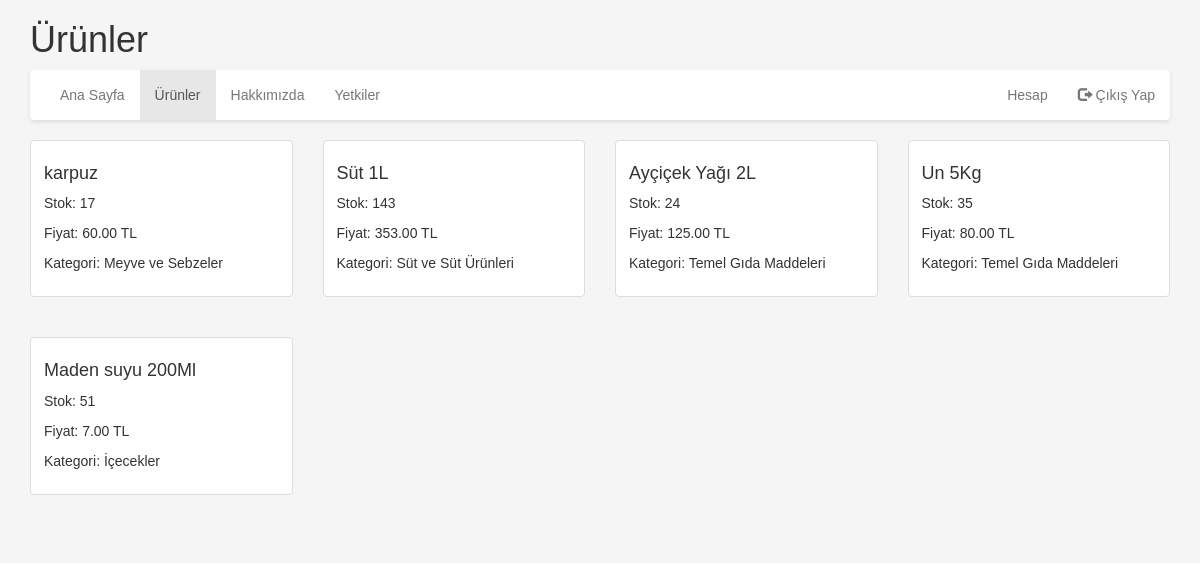
Page /urunler.php (signed in) on the committed database.
### tables this page shows
CREATE TABLE `urunler` (
  `id` int(11) NOT NULL,
  `kategori_id` int(11) NOT NULL DEFAULT 0,
  `isim` varchar(100) NOT NULL,
  `adet` int(11) NOT NULL,
  `birimfiyat` decimal(11,0) NOT NULL
);

CREATE TABLE `kategori` (
  `id` int(11) NOT NULL,
  `isim` varchar(100) NOT NULL
);

### urunler.php (the view, shortened to what this page needs)
<?php
require_once "config.php";
$username = $_SESSION['username'];
$q = mysqli_query($db, "SELECT * FROM users WHERE `User_Name`='$username'");
$user = mysqli_fetch_assoc($q);
$role = $user['yetki'];
$query = "SELECT urunler.*, kategori.isim as kategori_isim FROM urunler INNER JOIN kategori ON urunler.kategori_id = kategori.id";
$result = mysqli_query($db, $query);
?>
<!DOCTYPE html>
<html>
<head>
    <link rel="stylesheet" href="https://maxcdn.bootstrapcdn.com/bootstrap/3.3.7/css/bootstrap.min.css">
</head>
<body>
<div class="container">
    <h1>Ürünler</h1>
    <nav class="navbar navbar-default">
        <div class="container-fluid">
            <ul class="nav navbar-nav">
                <li><a href="index.php">Ana Sayfa</a></li>
                <li class="active"><a href="urunler.php">Ürünler</a></li>
                <li><a href="hakkimizda.php">Hakkımızda</a></li>
                <?php if ($role == '2'): ?>
                    <li><a href="yetkiduzenle.php">Yetkiler</a></li>
                <?php elseif ($role == '3'): ?>
                    <li><a href="urun_ekle.php">Ürün Ekle</a></li>
                    <li><a href="kategori_duzenle.php">Kategori Düzenle</a></li>
                <?php endif; ?>
            </ul>
            <ul class="nav navbar-nav navbar-right">
                <li><a href="hesapbilgileri.php">Hesap</a></li>
                <li><a href="logout.php"><span class="glyphicon glyphicon-log-out"></span> Çıkış Yap</a></li>
            </ul>
        </div>
    </nav>
    <div class="row">
        <?php while ($row = mysqli_fetch_assoc($result)): ?>
            <div class="col-sm-3 product">
                <div class="thumbnail">
                    <div class="caption">
                        <h4><?php echo $row['isim']; ?></h4>
                        <p>Stok: <?php echo $row['adet']; ?></p>
                        <p>Fiyat: <?php echo number_format($row['birimfiyat'], 2); ?> TL</p>
                        <p>Kategori: <?php echo $row['kategori_isim']; ?></p>
                    </div>
                </div>
            </div>
        <?php endwhile; ?>
    </div>
</div>
</body>
</html>

### urunler.php (style rules this page uses)
body { background-color: #f5f5f5; color: #333333; font-family: 'Arial', sans-serif; }
.navbar { background-color: #ffffff; border: none; box-shadow: 0 2px 4px rgba(0, 0, 0, 0.1); }
.navbar-nav > li > a { color: #333333; }
.container { margin-bottom: 50px; }
.product { margin-bottom: 20px; }

### rows in the picture
urunler: isim "karpuz", adet "17", birimfiyat "60.00", kategori.isim "Meyve ve Sebzeler"
urunler: isim "Süt 1L", adet "143", birimfiyat "353.00", kategori.isim "Süt ve Süt Ürünleri"
urunler: isim "Ayçiçek Yağı 2L", adet "24", birimfiyat "125.00", kategori.isim "Temel Gıda Maddeleri"
urunler: isim "Un 5Kg", adet "35", birimfiyat "80.00", kategori.isim "Temel Gıda Maddeleri"
urunler: isim "Maden suyu 200Ml", adet "51", birimfiyat "7.00", kategori.isim "İçecekler"
